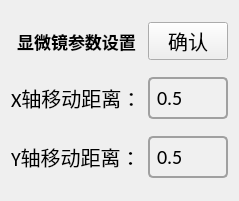
     <widget class="QWidget" name="gridLayoutWidget_3">
      <property name="geometry">
       <rect>
        <x>20</x>
        <y>30</y>
        <width>223</width>
        <height>201</height>
       </rect>
      </property>
      <layout class="QGridLayout" name="gridLayout_3">
       <item row="2" column="0">
        <widget class="QLabel" name="label_17">
         <property name="font">
          <font>
           <family>Calibri</family>
           <pointsize>15</pointsize>
          </font>
         </property>
         <property name="text">
          <string>X轴移动距离：</string>
         </property>
        </widget>
       </item>
       <item row="3" column="0">
        <widget class="QLabel" name="label_18">
         <property name="font">
          <font>
           <family>Calibri</family>
           <pointsize>15</pointsize>
          </font>
         </property>
         <property name="text">
          <string>Y轴移动距离：</string>
         </property>
        </widget>
       </item>
       <item row="2" column="1">
        <widget class="QLineEdit" name="lineEdit_microSetXdis">
         <property name="font">
          <font>
           <family>Calibri</family>
           <pointsize>15</pointsize>
          </font>
         </property>
         <property name="styleSheet">
          <string notr="true">QLineEdit {
    background-color: #f0f0f0;
    border: 2px solid #a0a0a0;
    border-radius: 5px;
    padding: 5px;
    color: #000000;
    selection-background-color: #c0c0c0;
    selection-color: #000000;
}

QLineEdit:focus {
    border: 2px solid #606060;
    background-color: #e0e0e0;
}

QLineEdit:hover {
    border: 2px solid #808080;
}

QLineEdit:disabled {
    background-color: #d0d0d0;
    color: #808080;
    border: 2px solid #c0c0c0;
}</string>
         </property>
         <property name="text">
          <string>0.5</string>
         </property>
        </widget>
       </item>
       <item row="3" column="1">
        <widget class="QLineEdit" name="lineEdit_microSetYdis">
         <property name="font">
          <font>
           <family>Calibri</family>
           <pointsize>15</pointsize>
          </font>
         </property>
         <property name="styleSheet">
          <string notr="true">QLineEdit {
    background-color: #f0f0f0;
    border: 2px solid #a0a0a0;
    border-radius: 5px;
    padding: 5px;
    color: #000000;
    selection-background-color: #c0c0c0;
    selection-color: #000000;
}

QLineEdit:focus {
    border: 2px solid #606060;
    background-color: #e0e0e0;
}

QLineEdit:hover {
    border: 2px solid #808080;
}

QLineEdit:disabled {
    background-color: #d0d0d0;
    color: #808080;
    border: 2px solid #c0c0c0;
}</string>
         </property>
         <property name="text">
          <string>0.5</string>
         </property>
        </widget>
       </item>
       <item row="0" column="0">
        <widget class="QLabel" name="label_15">
         <property name="font">
          <font>
           <family>Calibri</family>
           <pointsize>13</pointsize>
           <weight>75</weight>
           <bold>true</bold>
          </font>
         </property>
         <property name="text">
          <string>显微镜参数设置</string>
         </property>
         <property name="alignment">
          <set>Qt::AlignCenter</set>
         </property>
        </widget>
       </item>
       <item row="0" column="1">
        <widget class="QPushButton" name="pushButton_MicroConfirm">
         <property name="sizePolicy">
          <sizepolicy hsizetype="Minimum" vsizetype="Fixed">
           <horstretch>0</horstretch>
           <verstretch>0</verstretch>
          </sizepolicy>
         </property>
         <property name="font">
          <font>
           <family>Calibri</family>
           <pointsize>15</pointsize>
          </font>
         </property>
         <property name="layoutDirection">
          <enum>Qt::LeftToRight</enum>
         </property>
         <property name="text">
          <string>确认</string>
         </property>
        </widget>
       </item>
      </layout>
     </widget>
